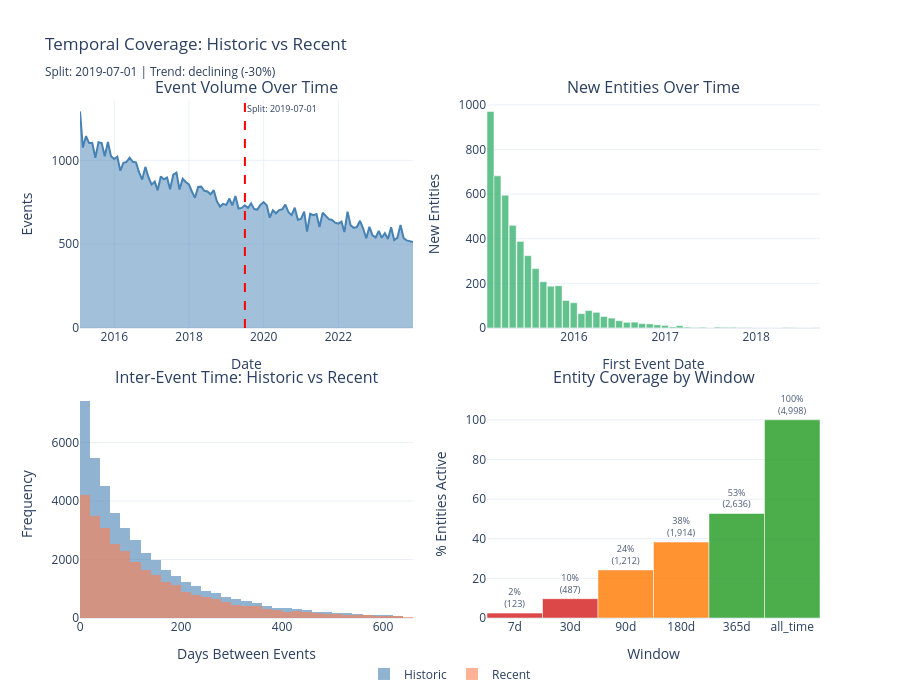

Source (notebook cell):
### Markdown cell above
## 1a.6 Create Analysis Views (Historic + Recent)

**Understanding Temporal Stratification**

Splitting data into time periods reveals whether patterns are stable or evolving:
- **Historic**: older data establishing baseline behavior
- **Recent**: newer data showing current regime
- **Divergence** between periods signals concept drift or population shift

Interpreting Period Comparisons:

| Signal | Stable (H ≈ R) | Shifting (H ≠ R) |
|--------|----------------|-------------------|
| Event volume | Consistent population | Growth or decline wave |
| Entity arrivals | Steady acquisition | Acceleration or saturation |
| Inter-event gaps | Uniform cadence | Engagement regime change |
| Data gaps | Known quality | Emerging coverage issues |

Reading Inter-Event Time:
- Median gap = typical engagement cadence
- Mean >> Median (ratio > 1.5) = heavy right skew, long tail of inactive entities
- IQR > Median = high variability across entities
- Period shift in median gap = engagement regime change

Stratification vs Segmentation:
- Stratification = time-based split (when events happened)
- Segmentation = entity-based split (who the entities are)

### Code cell
from customer_retention.core.compat import safe_to_datetime
from customer_retention.stages.profiling import analyze_temporal_coverage, derive_drift_implications

df_temp = df.copy()
df_temp[TIME_COLUMN] = safe_to_datetime(df_temp[TIME_COLUMN])

coverage_result = analyze_temporal_coverage(df_temp, ENTITY_COLUMN, TIME_COLUMN)
drift = derive_drift_implications(coverage_result)

midpoint = coverage_result.first_event + (coverage_result.last_event - coverage_result.first_event) / 2
split_date = drift.recommended_training_start or midpoint
_has_split = split_date is not None and not native_pd.isna(split_date)
historic_mask = df_temp[TIME_COLUMN] < split_date if _has_split else native_pd.Series(False, index=df_temp.index)


def _inter_event_days(data):
    result = []
    for _, group in data.groupby(ENTITY_COLUMN):
        if len(group) < 2:
            continue
        result.extend(group[TIME_COLUMN].sort_values().diff().dropna().dt.total_seconds() / 86400)
    return result


inter_event_times = _inter_event_days(df_temp)
inter_event_series = native_pd.Series(inter_event_times) if inter_event_times else native_pd.Series(dtype=float)
historic_iet = native_pd.Series(_inter_event_days(df_temp[historic_mask])) if historic_mask.any() else native_pd.Series(dtype=float)
recent_iet = native_pd.Series(_inter_event_days(df_temp[~historic_mask])) if (~historic_mask).any() else native_pd.Series(dtype=float)

fig = make_subplots(
    rows=2, cols=2,
    subplot_titles=["Event Volume Over Time", "New Entities Over Time",
                    "Inter-Event Time: Historic vs Recent", "Entity Coverage by Window"],
    vertical_spacing=0.12, horizontal_spacing=0.10,
)

fig.add_trace(go.Scatter(
    x=coverage_result.events_over_time.index, y=coverage_result.events_over_time.to_numpy(),
    mode="lines", fill="tozeroy", line_color="steelblue", showlegend=False,
), row=1, col=1)
if _has_split:
    fig.add_vline(x=split_date.isoformat(), line_dash="dash", line_color="red", row=1, col=1)
    fig.add_annotation(x=split_date.isoformat(), y=1, yref="y domain",
                       text=f"Split: {split_date.strftime('%Y-%m-%d')}",
                       showarrow=False, font=dict(size=9), xanchor="left", yanchor="top",
                       row=1, col=1)

for gap in coverage_result.gaps:
    severity_colors = {"minor": "rgba(255,165,0,0.15)", "moderate": "rgba(255,100,0,0.25)",
                       "major": "rgba(255,0,0,0.25)"}
    fig.add_vrect(x0=gap.start.isoformat(), x1=gap.end.isoformat(),
                  fillcolor=severity_colors[gap.severity], line_width=0, row=1, col=1)

fig.add_trace(go.Bar(
    x=coverage_result.new_entities_over_time.index, y=coverage_result.new_entities_over_time.to_numpy(),
    marker_color="mediumseagreen", opacity=0.8, showlegend=False,
), row=1, col=2)

if len(historic_iet) > 0:
    fig.add_trace(go.Histogram(
        x=historic_iet[historic_iet <= historic_iet.quantile(0.99)], nbinsx=40,
        name="Historic", marker_color="steelblue", opacity=0.6,
    ), row=2, col=1)
if len(recent_iet) > 0:
    fig.add_trace(go.Histogram(
        x=recent_iet[recent_iet <= recent_iet.quantile(0.99)], nbinsx=40,
        name="Recent", marker_color="coral", opacity=0.6,
    ), row=2, col=1)

cov = [(c.window, c.coverage_pct * 100, c.active_entities) for c in coverage_result.entity_window_coverage]
fig.add_trace(go.Bar(
    x=[c[0] for c in cov], y=[c[1] for c in cov], showlegend=False,
    marker_color=["#2ca02c" if p >= 50 else "#ff7f0e" if p >= 10 else "#d62728" for _, p, _ in cov],
    opacity=0.85, text=[f"{p:.0f}%<br>({n:,})" for _, p, n in cov],
    textposition="outside", textfont_size=9,
), row=2, col=2)

trend_label = f"{coverage_result.volume_trend} ({coverage_result.volume_change_pct:+.0%})"
gap_label = f" | {len(coverage_result.gaps)} gap(s)" if coverage_result.gaps else ""
split_label = split_date.strftime('%Y-%m-%d') if _has_split else "N/A"
fig.update_layout(
    template="plotly_white", height=700, barmode="overlay",
    title=(f"Temporal Coverage: Historic vs Recent<br><sub>"
           f"Split: {split_label} | Trend: {trend_label}{gap_label}</sub>"),
    legend=dict(orientation="h", yanchor="top", y=-0.08, xanchor="center", x=0.5),
    margin=dict(b=70),
)
fig.update_xaxes(title_text="Date", row=1, col=1)
fig.update_xaxes(title_text="First Event Date", row=1, col=2)
fig.update_xaxes(title_text="Days Between Events", row=2, col=1)
fig.update_xaxes(title_text="Window", row=2, col=2)
fig.update_yaxes(title_text="Events", row=1, col=1)
fig.update_yaxes(title_text="New Entities", row=1, col=2)
fig.update_yaxes(title_text="Frequency", row=2, col=1)
fig.update_yaxes(title_text="% Entities Active", range=[0, 115], row=2, col=2)
display_figure(fig)

### Figure 1 — Plotly figure (JSON) as saved in the notebook; plotly's stock layout.template omitted (floating-point values rounded to 4 significant figures; data arrays with more than 128 entries replaced by an {"elided": "..."} marker saying what was removed)
{"data": [{"fill": "tozeroy", "line": {"color": "steelblue"}, "mode": "lines", "showlegend": false, "type": "scatter", "x": ["2015-01-31T00:00:00", "2015-02-28T00:00:00", "2015-03-31T00:00:00", "2015-04-30T00:00:00", "2015-05-31T00:00:00", "2015-06-30T00:00:00", "2015-07-31T00:00:00", "2015-08-31T00:00:00", "2015-09-30T00:00:00", "2015-10-31T00:00:00", "2015-11-30T00:00:00", "2015-12-31T00:00:00", "2016-01-31T00:00:00", "2016-02-29T00:00:00", "2016-03-31T00:00:00", "2016-04-30T00:00:00", "2016-05-31T00:00:00", "2016-06-30T00:00:00", "2016-07-31T00:00:00", "2016-08-31T00:00:00", "2016-09-30T00:00:00", "2016-10-31T00:00:00", "2016-11-30T00:00:00", "2016-12-31T00:00:00", "2017-01-31T00:00:00", "2017-02-28T00:00:00", "2017-03-31T00:00:00", "2017-04-30T00:00:00", "2017-05-31T00:00:00", "2017-06-30T00:00:00", "2017-07-31T00:00:00", "2017-08-31T00:00:00", "2017-09-30T00:00:00", "2017-10-31T00:00:00", "2017-11-30T00:00:00", "2017-12-31T00:00:00", "2018-01-31T00:00:00", "2018-02-28T00:00:00", "2018-03-31T00:00:00", "2018-04-30T00:00:00", "2018-05-31T00:00:00", "2018-06-30T00:00:00", "2018-07-31T00:00:00", "2018-08-31T00:00:00", "2018-09-30T00:00:00", "2018-10-31T00:00:00", "2018-11-30T00:00:00", "2018-12-31T00:00:00", "2019-01-31T00:00:00", "2019-02-28T00:00:00", "2019-03-31T00:00:00", "2019-04-30T00:00:00", "2019-05-31T00:00:00", "2019-06-30T00:00:00", "2019-07-31T00:00:00", "2019-08-31T00:00:00", "2019-09-30T00:00:00", "2019-10-31T00:00:00", "2019-11-30T00:00:00", "2019-12-31T00:00:00", "2020-01-31T00:00:00", "2020-02-29T00:00:00", "2020-03-31T00:00:00", "2020-04-30T00:00:00", "2020-05-31T00:00:00", "2020-06-30T00:00:00", "2020-07-31T00:00:00", "2020-08-31T00:00:00", "2020-09-30T00:00:00", "2020-10-31T00:00:00", "2020-11-30T00:00:00", "2020-12-31T00:00:00", "2021-01-31T00:00:00", "2021-02-28T00:00:00", "2021-03-31T00:00:00", "2021-04-30T00:00:00", "2021-05-31T00:00:00", "2021-06-30T00:00:00", "2021-07-31T00:00:00", "2021-08-31T00:00:00", "2021-09-30T00:00:00", "2021-10-31T00:00:00", "2021-11-30T00:00:00", "2021-12-31T00:00:00", "2022-01-31T00:00:00", "2022-02-28T00:00:00", "2022-03-31T00:00:00", "2022-04-30T00:00:00", "2022-05-31T00:00:00", "2022-06-30T00:00:00", "2022-07-31T00:00:00", "2022-08-31T00:00:00", "2022-09-30T00:00:00", "2022-10-31T00:00:00", "2022-11-30T00:00:00", "2022-12-31T00:00:00", "2023-01-31T00:00:00", "2023-02-28T00:00:00", "2023-03-31T00:00:00", "2023-04-30T00:00:00", "2023-05-31T00:00:00", "2023-06-30T00:00:00", "2023-07-31T00:00:00", "2023-08-31T00:00:00", "2023-09-30T00:00:00", "2023-10-31T00:00:00", "2023-11-30T00:00:00", "2023-12-31T00:00:00"], "xaxis": "x", "y": [1292, 1076, 1145, 1103, 1103, 1015, 1108, 1103, 1024, 1110, 1024, 1008, 1022, 938, 985, 991, 1016, 991, 988, 928, 885, 961, 901, 855, 873, 821, 904, 887, 897, 827, 914, 926, 826, 890, 871, 856, 811, 777, 841, 843, 818, 814, 797, 822, 756, 724, 740, 734, 772, 731, 787, 712, 716, 732, 715, 743, 709, 706, 734, 751, 732, 658, 702, 684, 703, 708, 736, 690, 673, 717, 645, 650, 694, 575, 681, 673, 680, 602, 687, 665, 649, 644, 628, 622, 635, 572, 694, 613, 597, 602, 639, 593, 535, 603, 553, 540, 579, 538, 565, 531, 601, 524, 537, 614, 536, 522, 516, 512], "yaxis": "y"}, {"marker": {"color": "mediumseagreen"}, "opacity": 0.8, "showlegend": false, "type": "bar", "x": ["2015-01-31T00:00:00", "2015-02-28T00:00:00", "2015-03-31T00:00:00", "2015-04-30T00:00:00", "2015-05-31T00:00:00", "2015-06-30T00:00:00", "2015-07-31T00:00:00", "2015-08-31T00:00:00", "2015-09-30T00:00:00", "2015-10-31T00:00:00", "2015-11-30T00:00:00", "2015-12-31T00:00:00", "2016-01-31T00:00:00", "2016-02-29T00:00:00", "2016-03-31T00:00:00", "2016-04-30T00:00:00", "2016-05-31T00:00:00", "2016-06-30T00:00:00", "2016-07-31T00:00:00", "2016-08-31T00:00:00", "2016-09-30T00:00:00", "2016-10-31T00:00:00", "2016-11-30T00:00:00", "2016-12-31T00:00:00", "2017-01-31T00:00:00", "2017-02-28T00:00:00", "2017-03-31T00:00:00", "2017-04-30T00:00:00", "2017-05-31T00:00:00", "2017-06-30T00:00:00", "2017-07-31T00:00:00", "2017-08-31T00:00:00", "2017-09-30T00:00:00", "2017-10-31T00:00:00", "2017-11-30T00:00:00", "2017-12-31T00:00:00", "2018-01-31T00:00:00", "2018-02-28T00:00:00", "2018-03-31T00:00:00", "2018-04-30T00:00:00", "2018-05-31T00:00:00", "2018-06-30T00:00:00", "2018-07-31T00:00:00", "2018-08-31T00:00:00"], "xaxis": "x2", "y": [971, 682, 595, 460, 388, 324, 266, 207, 187, 189, 123, 113, 64, 78, 70, 51, 44, 32, 25, 26, 19, 18, 14, 11, 5, 10, 4, 2, 3, 0, 4, 3, 3, 1, 2, 0, 0, 0, 0, 2, 1, 0, 0, 1], "yaxis": "y2"}, {"marker": {"color": "steelblue"}, "name": "Historic", "nbinsx": 40, "opacity": 0.6, "type": "histogram", "x": {"elided": "43578 float values"}, "xaxis": "x3", "yaxis": "y3"}, {"marker": {"color": "coral"}, "name": "Recent", "nbinsx": 40, "opacity": 0.6, "type": "histogram", "x": {"elided": "30070 float values"}, "xaxis": "x3", "yaxis": "y3"}, {"marker": {"color": ["#d62728", "#d62728", "#ff7f0e", "#ff7f0e", "#2ca02c", "#2ca02c"]}, "opacity": 0.85, "showlegend": false, "text": ["2%<br>(123)", "10%<br>(487)", "24%<br>(1,212)", "38%<br>(1,914)", "53%<br>(2,636)", "100%<br>(4,998)"], "textfont": {"size": 9}, "textposition": "outside", "type": "bar", "x": ["7d", "30d", "90d", "180d", "365d", "all_time"], "xaxis": "x4", "y": [2.461, 9.744, 24.25, 38.3, 52.74, 100.0], "yaxis": "y4"}], "layout": {"annotations": [{"font": {"size": 16}, "showarrow": false, "text": "Event Volume Over Time", "x": 0.225, "xanchor": "center", "xref": "paper", "y": 1.0, "yanchor": "bottom", "yref": "paper"}, {"font": {"size": 16}, "showarrow": false, "text": "New Entities Over Time", "x": 0.775, "xanchor": "center", "xref": "paper", "y": 1.0, "yanchor": "bottom", "yref": "paper"}, {"font": {"size": 16}, "showarrow": false, "text": "Inter-Event Time: Historic vs Recent", "x": 0.225, "xanchor": "center", "xref": "paper", "y": 0.44, "yanchor": "bottom", "yref": "paper"}, {"font": {"size": 16}, "showarrow": false, "text": "Entity Coverage by Window", "x": 0.775, "xanchor": "center", "xref": "paper", "y": 0.44, "yanchor": "bottom", "yref": "paper"}, {"font": {"size": 9}, "showarrow": false, "text": "Split: 2019-07-01", "x": "2019-07-01T12:00:00", "xanchor": "left", "xref": "x", "y": 1, "yanchor": "top", "yref": "y domain"}], "barmode": "overlay", "height": 700, "legend": {"orientation": "h", "x": 0.5, "xanchor": "center", "y": -0.08, "yanchor": "top"}, "margin": {"b": 70}, "shapes": [{"line": {"color": "red", "dash": "dash"}, "type": "line", "x0": "2019-07-01T12:00:00", "x1": "2019-07-01T12:00:00", "xref": "x", "y0": 0, "y1": 1, "yref": "y domain"}], "title": {"text": "Temporal Coverage: Historic vs Recent<br><sub>Split: 2019-07-01 | Trend: declining (-30%)</sub>"}, "xaxis": {"anchor": "y", "domain": [0.0, 0.45], "title": {"text": "Date"}}, "xaxis2": {"anchor": "y2", "domain": [0.55, 1.0], "title": {"text": "First Event Date"}}, "xaxis3": {"anchor": "y3", "domain": [0.0, 0.45], "title": {"text": "Days Between Events"}}, "xaxis4": {"anchor": "y4", "domain": [0.55, 1.0], "title": {"text": "Window"}}, "yaxis": {"anchor": "x", "domain": [0.56, 1.0], "title": {"text": "Events"}}, "yaxis2": {"anchor": "x2", "domain": [0.56, 1.0], "title": {"text": "New Entities"}}, "yaxis3": {"anchor": "x3", "domain": [0.0, 0.44], "title": {"text": "Frequency"}}, "yaxis4": {"anchor": "x4", "domain": [0.0, 0.44], "range": [0, 115], "title": {"text": "% Entities Active"}}}}
